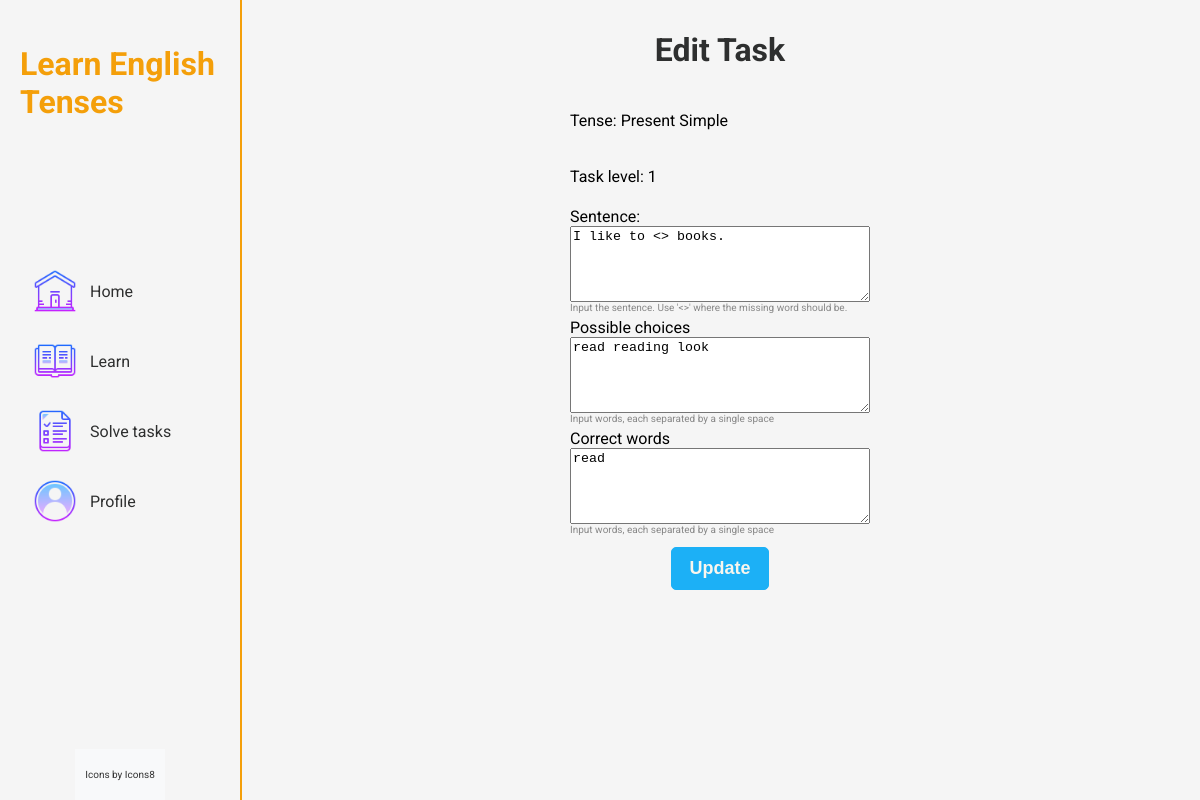
/home/edit_task/47/, run on the app's committed database.
### learntenses/models.py (models this page shows, shortened)
class Task(models.Model):
    TENSE_CHOICES = [
        ('PS', 'Present Simple'),
        ('PC', 'Present Continuous'),
        ('PP', 'Present Perfect'),
    ]
    TASK_NAMES = [
        ('1', 'Task 1'),
        ('2', 'Task 2'),
        ('3', 'Task 3'),
        ('4', 'Task 4'),
        ('5', 'Task 5'),
        ('6', 'Task 6')
    ]
    LEVELS = {
        '1' : 1,
        '2' : 2,
        '3' : 3,
        '4' : 4,
        '5' : 5,
        '6' : 6,
    }
    level = models.IntegerField(blank=True, null=True)
    tense = models.CharField(max_length=3, choices=TENSE_CHOICES)
    name = models.CharField(max_length=10, choices=TASK_NAMES)
    sentence = models.CharField(max_length=500)
    words = models.CharField(max_length=500)
    correct_words = models.CharField(max_length=500)
    class Meta:
        unique_together = ('name', 'tense')

### learntenses/views.py (the view)
# urls.py: path('edit_task/<int:task_id>/', views.edit_task, name='edit_task'),
def edit_task(request, task_id):
    task = get_object_or_404(Task, id=task_id)
    if request.method == 'POST':
        form = TaskForm(request.POST, instance=task)
        if form.is_valid():
            form.save()
            return redirect('home:manage_tasks')
    else:
        form = TaskForm(instance=task)
    tense_mapping = {
        'PS': 'Present Simple',
        'PC': 'Present Continuous',
        'PP': 'Present Perfect',
    }
    full_tense = tense_mapping.get(task.tense, task.tense)
    return render(request, 'learntenses/edit_task.html', {'form': form, 'full_tense': full_tense})

### learntenses/forms.py
class TaskForm(forms.ModelForm):
    class Meta:
        model = Task
        fields = ['level', 'tense', 'name', 'sentence', 'words', 'correct_words']

### learntenses/templates/learntenses/edit_task.html (shortened to what this page needs)
{% extends 'learntenses/base.html' %}
{% block extra_css %}
  {% load static %}
  <link rel="stylesheet" href="{% static 'learntenses/styles/edit_task.css' %}">
{% endblock %}
{% block content %}
  <div class = "create-task-card">
    <div>
      <h1>Edit Task</h1>
    </div>
    <div class= "create-task-form">
      <form method="POST">
        <div class="form-container">
          <div class="form-group">
            <p>Tense: {{ full_tense }}</p>
          </div>
          <div class="form-group">
            <p>Task level: {{ form.name.value }}</p>
          </div>
          <div class="form-group">
            {{ form.sentence.label_tag }}
            <textarea id="id_form-sentence" name="sentence">{{ form.sentence.value|default_if_none:'' }}</textarea>
            <small class="form-text">Input the sentence. Use '<>' where the missing word should be.</small>
          </div>
          <div class="form-group">
            <div class="unselectable-label">Possible choices</div>
            <textarea id="id_form-words" name="words">{{ form.words.value|default_if_none:'' }}</textarea>
            <small class="form-text">Input words, each separated by a single space</small>
          </div>
          <div class="form-group">
            <div class="unselectable-label">Correct words</div>
            <textarea id="id_form-correct_words" name="correct_words">{{ form.correct_words.value|default_if_none:'' }}</textarea>
            <small class="form-text">Input words, each separated by a single space</small>
          </div>
          <button type="submit" class="update-btn">Update</button>
        </form>
        </div>
    </div>
{% endblock %}

### learntenses/static/learntenses/styles/base.css (style rules this page uses)
html, body { height: 100%; margin: 0; padding: 0; }
body { font-family: 'Roboto', sans-serif; margin: 0; padding: 0; background-color: #f5f5f5; }

### learntenses/static/learntenses/styles/edit_task.css (style rules this page uses)
.create-task-card { display: flex; justify-content: center; align-items: center; flex-direction: column; width: 500px; height: 600px; margin: 0 auto; }
.create-task-card h1 { color: #2E2F2F; text-align: center; }
.create-task-form { display: flex; flex-direction: column; justify-content: center; align-items: center; width: 100%; }
.form-container { display: flex; flex-direction: column; }
.form-group { display: flex; flex-direction: column; margin-top: 5px; width: 300px; }
.update-btn { display:block; background-color: #1CB0F6; color: #F9F6EE; font-size: 18px; font-weight: bold; padding: 10px 17px; border: 1px solid #1CB0F6; border-radius: 5px; transition: 0.6s; cursor: pointer; user-select: none; margin: 0 auto; margin-top: 12px; }
#id_form-sentence, #id_form-words, #id_form-correct_words { resize: vertical; min-height: 70px; }
.form-text { padding:0; margin:0; font-size: 10px; color: #888; }
label, .unselectable-label { user-select: none; }

### data on the page
Task: sentence "I like to <> books.", words "read reading look", correct_words "read"

### other printed values
{{ full_tense }} "Present Simple"
